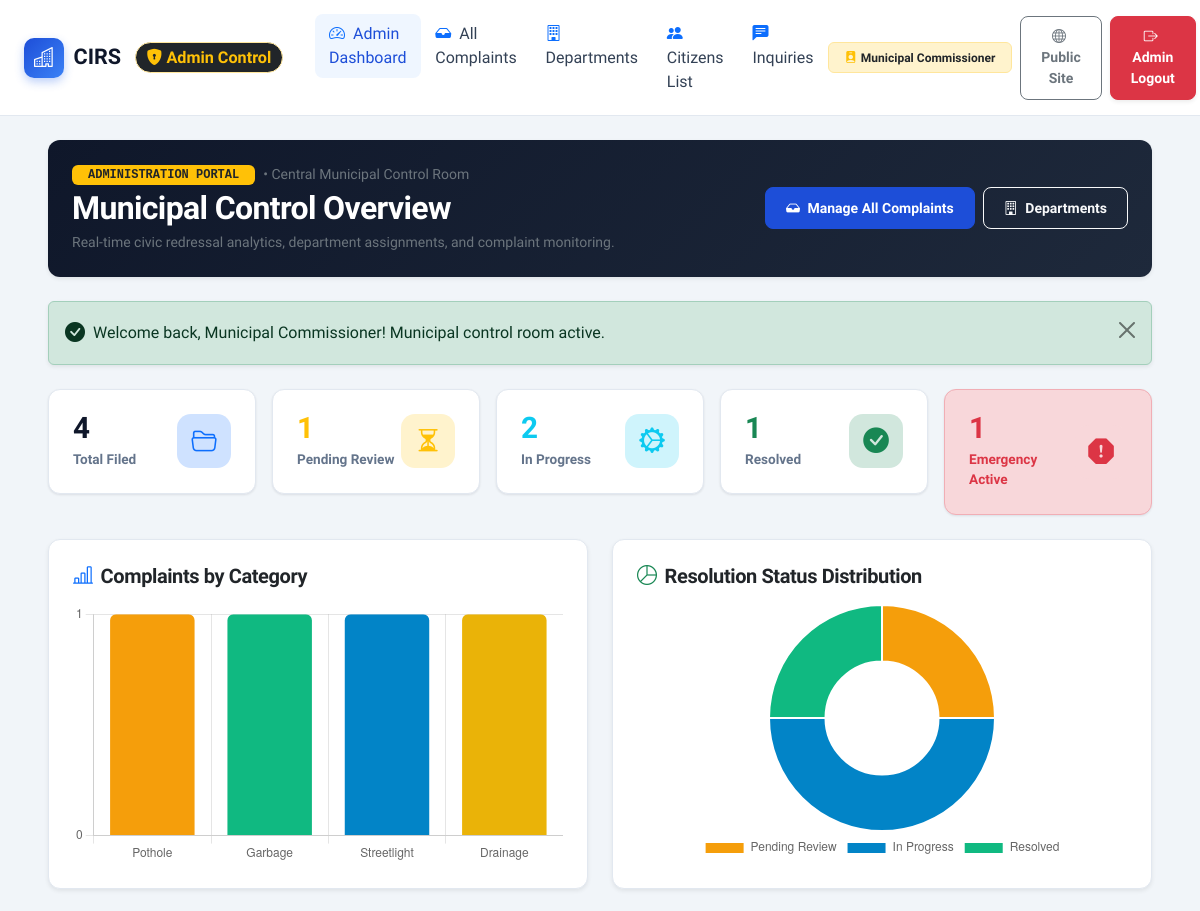
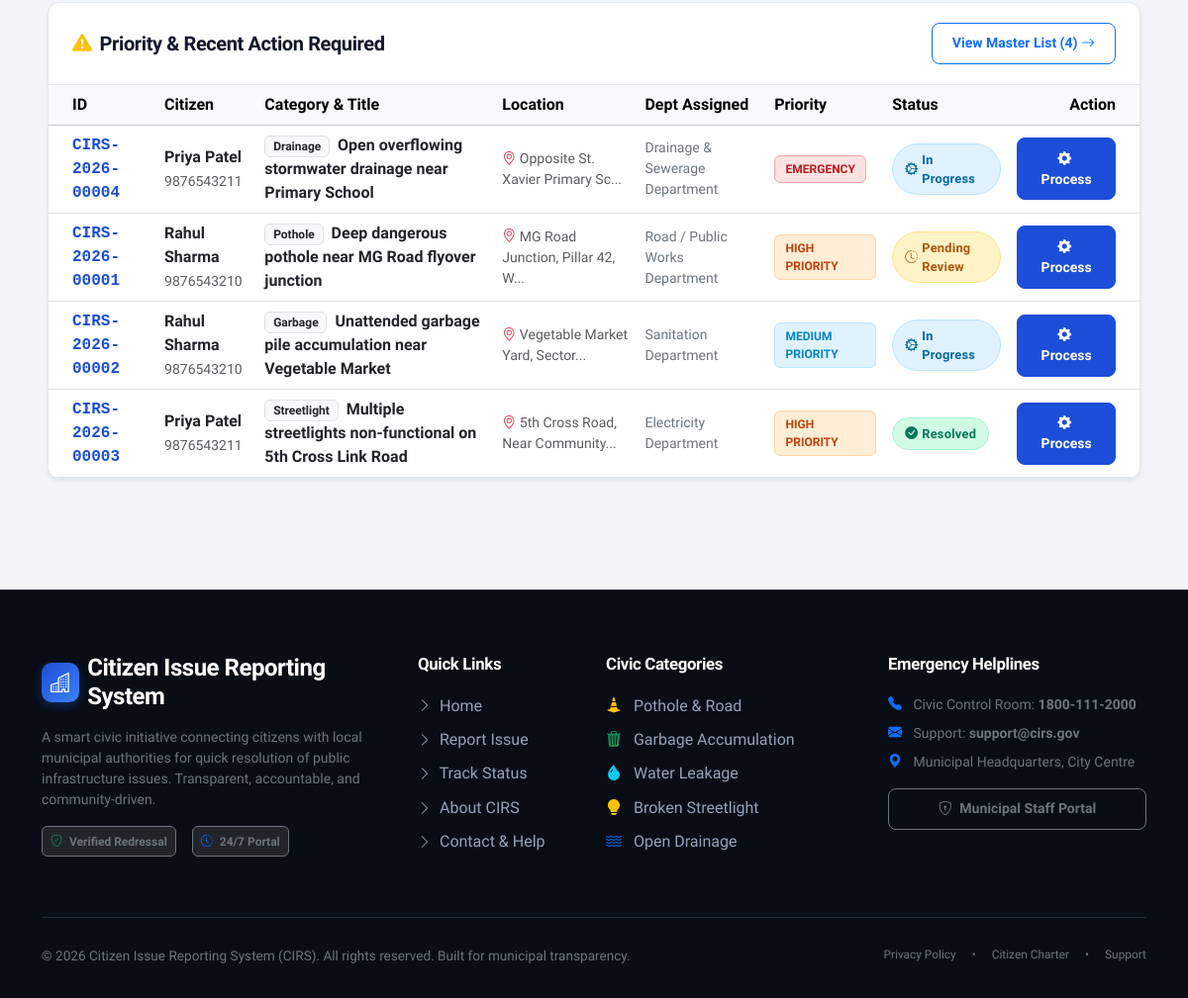
Page /admin/dashboard.php (signed in) on the committed database (2 pictures, top to bottom).
### tables this page shows
CREATE TABLE IF NOT EXISTS `complaints` (
  `id` INT AUTO_INCREMENT PRIMARY KEY,
  `complaint_id` VARCHAR(30) NOT NULL UNIQUE,
  `user_id` INT NOT NULL,
  `department_id` INT DEFAULT NULL,
  `category` ENUM('Pothole', 'Garbage', 'Water Leakage', 'Streetlight', 'Drainage', 'Illegal Dumping', 'Other') NOT NULL,
  `title` VARCHAR(200) NOT NULL,
  `description` TEXT NOT NULL,
  `location` VARCHAR(255) NOT NULL,
  `latitude` DECIMAL(10, 8) DEFAULT NULL,
  `longitude` DECIMAL(11, 8) DEFAULT NULL,
  `image` VARCHAR(255) DEFAULT NULL,
  `priority` ENUM('Low', 'Medium', 'High', 'Emergency') DEFAULT 'Medium',
  `status` ENUM('PENDING', 'IN PROGRESS', 'RESOLVED') DEFAULT 'PENDING',
  `is_verified` TINYINT(1) DEFAULT 0,
  `verified_at` TIMESTAMP NULL DEFAULT NULL,
  `assigned_at` TIMESTAMP NULL DEFAULT NULL,
  `resolved_at` TIMESTAMP NULL DEFAULT NULL,
  `created_at` TIMESTAMP DEFAULT CURRENT_TIMESTAMP,
  `updated_at` TIMESTAMP DEFAULT CURRENT_TIMESTAMP ON UPDATE CURRENT_TIMESTAMP,
  CONSTRAINT `fk_complaint_user` FOREIGN KEY (`user_id`) REFERENCES `users` (`id`) ON DELETE CASCADE,
  CONSTRAINT `fk_complaint_dept` FOREIGN KEY (`department_id`) REFERENCES `departments` (`id`) ON DELETE SET NULL
);

CREATE TABLE IF NOT EXISTS `users` (
  `id` INT AUTO_INCREMENT PRIMARY KEY,
  `full_name` VARCHAR(100) NOT NULL,
  `email` VARCHAR(100) NOT NULL UNIQUE,
  `mobile` VARCHAR(20) NOT NULL UNIQUE,
  `password` VARCHAR(255) NOT NULL,
  `is_verified` TINYINT(1) DEFAULT 1,
  `address` VARCHAR(255) NULL,
  `created_at` TIMESTAMP DEFAULT CURRENT_TIMESTAMP,
  `updated_at` TIMESTAMP DEFAULT CURRENT_TIMESTAMP ON UPDATE CURRENT_TIMESTAMP
);

CREATE TABLE IF NOT EXISTS `departments` (
  `id` INT AUTO_INCREMENT PRIMARY KEY,
  `department_name` VARCHAR(100) NOT NULL,
  `category_keyword` VARCHAR(50) NOT NULL,
  `description` TEXT,
  `contact_email` VARCHAR(100),
  `phone` VARCHAR(20),
  `created_at` TIMESTAMP DEFAULT CURRENT_TIMESTAMP
);

### admin/dashboard.php (the view, shortened to what the rows shown need)
<?php
require_once __DIR__ . '/../config/database.php';
require_once __DIR__ . '/../includes/functions.php';
$stats = [
    'total' => 0,
    'pending' => 0,
    'in_progress' => 0,
    'resolved' => 0,
    'emergency' => 0,
    'unverified' => 0
];
try {
    $stmt = $pdo->query("SELECT
        COUNT(*) as total,
        SUM(CASE WHEN status = 'PENDING' THEN 1 ELSE 0 END) as pending,
        SUM(CASE WHEN status = 'IN PROGRESS' THEN 1 ELSE 0 END) as in_progress,
        SUM(CASE WHEN status = 'RESOLVED' THEN 1 ELSE 0 END) as resolved,
        SUM(CASE WHEN priority = 'Emergency' AND status != 'RESOLVED' THEN 1 ELSE 0 END) as emergency,
        SUM(CASE WHEN is_verified = 0 THEN 1 ELSE 0 END) as unverified
        FROM complaints");
    $db_stats = $stmt->fetch();
    if ($db_stats) {
        $stats = array_map('intval', $db_stats);
    }
    $stmt_cat = $pdo->query("SELECT category, COUNT(*) as count FROM complaints GROUP BY category");
    $cat_data = $stmt_cat->fetchAll();
    $chart_cat_labels = [];
    $chart_cat_counts = [];
    foreach ($cat_data as $row) {
        $chart_cat_labels[] = $row['category'];
        $chart_cat_counts[] = (int)$row['count'];
    }
    $stmt_recent = $pdo->query("SELECT c.*, u.full_name as citizen_name, u.mobile as citizen_mobile, d.department_name
        FROM complaints c
        LEFT JOIN users u ON c.user_id = u.id
        LEFT JOIN departments d ON c.department_id = d.id
        ORDER BY (CASE WHEN c.priority = 'Emergency' THEN 1 WHEN c.status = 'PENDING' THEN 2 ELSE 3 END), c.created_at DESC
        LIMIT 6");
    $recent_complaints = $stmt_recent->fetchAll();
} catch (Exception $e) {
    $recent_complaints = [];
}
require_once __DIR__ . '/../includes/header.php';
?>
<main class="py-4">
    <div class="container-fluid px-lg-5">
        <div class="cirs-card p-4 mb-4 bg-dark text-white shadow-sm border-0" style="background: linear-gradient(135deg, #0f172a 0%, #1e293b 100%);">
            <div class="d-flex flex-column flex-md-row justify-content-between align-items-md-center gap-3">
                <div>
                    <h2 class="fw-bold mb-1 text-white">Municipal Control Overview</h2>
                </div>
            </div>
        </div>
        <div class="cirs-card shadow-sm bg-white mb-4">
            <div class="cirs-card-body p-0">
                <?php if (empty($recent_complaints)): ?>
                    <div class="text-center py-5 text-muted">
                        <i class="bi bi-check-all text-success fs-1 d-block mb-2"></i>
                        <p class="mb-0">All civic complaints have been processed. No urgent issues pending.</p>
                    </div>
                <?php else: ?>
                    <div class="table-responsive">
                        <table class="table table-hover align-middle mb-0">
                            <thead class="table-light">
                                <tr>
                                    <th class="ps-4">ID</th>
                                    <th>Citizen</th>
                                    <th>Category & Title</th>
                                    <th>Location</th>
                                    <th>Dept Assigned</th>
                                    <th>Priority</th>
                                    <th>Status</th>
                                    <th class="text-end pe-4">Action</th>
                                </tr>
                            </thead>
                            <tbody>
                                <?php foreach ($recent_complaints as $c): ?>
                                    <tr>
                                        <td class="ps-4 font-monospace fw-bold text-primary">
                                            <a href="<?= BASE_URL ?>/admin/complaint_details.php?id=<?= $c['id'] ?>">
                                                <?= sanitize($c['complaint_id']) ?>
                                            </a>
                                        </td>
                                        <td>
                                            <div class="fw-semibold text-dark"><?= sanitize($c['citizen_name'] ?? 'Citizen') ?></div>
                                            <small class="text-muted"><?= sanitize($c['citizen_mobile'] ?? '') ?></small>
                                        </td>
                                        <td>
                                            <span class="badge bg-light text-dark border me-1">
                                                <?= sanitize($c['category']) ?>
                                            </span>
                                            <span class="fw-semibold text-dark"><?= sanitize($c['title']) ?></span>
                                        </td>
                                        <td class="small text-muted">
                                            <i class="bi bi-geo-alt text-danger"></i> <?= sanitize(substr($c['location'], 0, 30)) ?>...
                                        </td>
                                        <td class="small text-secondary">
                                            <?= sanitize($c['department_name'] ?? '<span class="text-danger fw-bold">Unassigned</span>') ?>
                                        </td>
                                        <td>
                                            <?= getPriorityBadge($c['priority']) ?>
                                        </td>
                                        <td>
                                            <?= getStatusBadge($c['status']) ?>
                                        </td>
                                        <td class="text-end pe-4">
                                            <a href="<?= BASE_URL ?>/admin/complaint_details.php?id=<?= $c['id'] ?>" class="btn btn-primary btn-sm">
                                                <i class="bi bi-gear-fill me-1"></i> Process
                                            </a>
                                        </td>
                                    </tr>
                                <?php endforeach; ?>
                            </tbody>
                        </table>
                    </div>
                <?php endif; ?>
            </div>
        </div>
    </div>
</main>
<script>
document.addEventListener('DOMContentLoaded', () => {
    // 1. Categories Chart
    const ctxCat = document.getElementById('categoryChart');
    if (ctxCat && typeof Chart !== 'undefined') {
        new Chart(ctxCat, {
            type: 'bar',
            data: {
                labels: <?= json_encode(!empty($chart_cat_labels) ? $chart_cat_labels : ['Pothole', 'Garbage', 'Water', 'Streetlight', 'Drainage']) ?>,
                datasets: [{
                    label: 'Complaints',
                    data: <?= json_encode(!empty($chart_cat_counts) ? $chart_cat_counts : [1, 1, 0, 1, 1]) ?>,
                    backgroundColor: ['#f59e0b', '#10b981', '#0284c7', '#eab308', '#6366f1', '#ef4444', '#8b5cf6'],
                    borderRadius: 6
                }]
            },
            options: {
                responsive: true,
                maintainAspectRatio: false,
                plugins: { legend: { display: false } },
                scales: {
                    y: { beginAtZero: true, ticks: { stepSize: 1 } }
                }
            }
        });
    }
    // 2. Status Doughnut Chart
    const ctxStatus = document.getElementById('statusChart');
    if (ctxStatus && typeof Chart !== 'undefined') {
        new Chart(ctxStatus, {
            type: 'doughnut',
            data: {
                labels: ['Pending Review', 'In Progress', 'Resolved'],
                datasets: [{
                    data: [<?= $stats['pending'] ?>, <?= $stats['in_progress'] ?>, <?= $stats['resolved'] ?>],
                    backgroundColor: ['#f59e0b', '#0284c7', '#10b981'],
                    hoverOffset: 6
                }]
            },
            options: {
                responsive: true,
                maintainAspectRatio: false,
                plugins: {
                    legend: { position: 'bottom' }
                }
            }
        });
    }
});
</script>
<?php require_once __DIR__ . '/../includes/footer.php'; ?>

### includes/functions.php (shortened to what the rows shown need)
<?php
require_once __DIR__ . '/../config/config.php';
function sanitize($data) {
    return htmlspecialchars(trim((string)$data), ENT_QUOTES, 'UTF-8');
}
function getStatusBadge($status) {
    global $STATUS_CONFIG;
    $status = strtoupper($status);
    $conf = $STATUS_CONFIG[$status] ?? [
        'label' => $status,
        'badge' => 'badge-pending',
        'icon' => 'bi-clock'
    ];
    return '<span class="status-badge ' . $conf['badge'] . '"><i class="bi ' . $conf['icon'] . ' me-1"></i>' . $conf['label'] . '</span>';
}
function getPriorityBadge($priority) {
    global $PRIORITY_CONFIG;
    $conf = $PRIORITY_CONFIG[$priority] ?? [
        'label' => $priority,
        'badge' => 'badge-priority-medium'
    ];
    return '<span class="priority-badge ' . $conf['badge'] . '">' . $conf['label'] . '</span>';
}

### rows in the picture
complaints: complaint "CIRS-2026-00004", user.full_name "Priya Patel", user.mobile "9876543211", category "Drainage", title "Open overflowing stormwater drainage near Primary School", location "Opposite St. Xavier Primary Sc", department.department_name "Drainage & Sewerage Department", priority "EMERGENCY", status "In Progress"
complaints: complaint "CIRS-2026-00001", user.full_name "Rahul Sharma", user.mobile "9876543210", category "Pothole", title "Deep dangerous pothole near MG Road flyover junction", location "MG Road Junction, Pillar 42, W", department.department_name "Road / Public Works Department", priority "HIGH PRIORITY", status "Pending Review"
complaints: complaint "CIRS-2026-00002", user.full_name "Rahul Sharma", user.mobile "9876543210", category "Garbage", title "Unattended garbage pile accumulation near Vegetable Market", location "Vegetable Market Yard, Sector", department.department_name "Sanitation Department", priority "MEDIUM PRIORITY", status "In Progress"
complaints: complaint "CIRS-2026-00003", user.full_name "Priya Patel", user.mobile "9876543211", category "Streetlight", title "Multiple streetlights non-functional on 5th Cross Link Road", location "5th Cross Road, Near Community", department.department_name "Electricity Department", priority "HIGH PRIORITY", status "Resolved"

### other values in the picture
APP_SHORT_NAME "CIRS"
$_SESSION['admin_name'] "Municipal Commissioner"
$flash['message'] "Welcome back, Municipal Commissioner! Municipal control room active."
$stats['total'] "4"
$stats['pending'] "1"
$stats['in_progress'] "2"
$stats['resolved'] "1"
$stats['emergency'] "1"
APP_NAME "Citizen Issue Reporting System"
APP_YEAR "2026"
chart data {{ $stats['pending'] }} 1
chart data {{ $stats['in_progress'] }} 2
